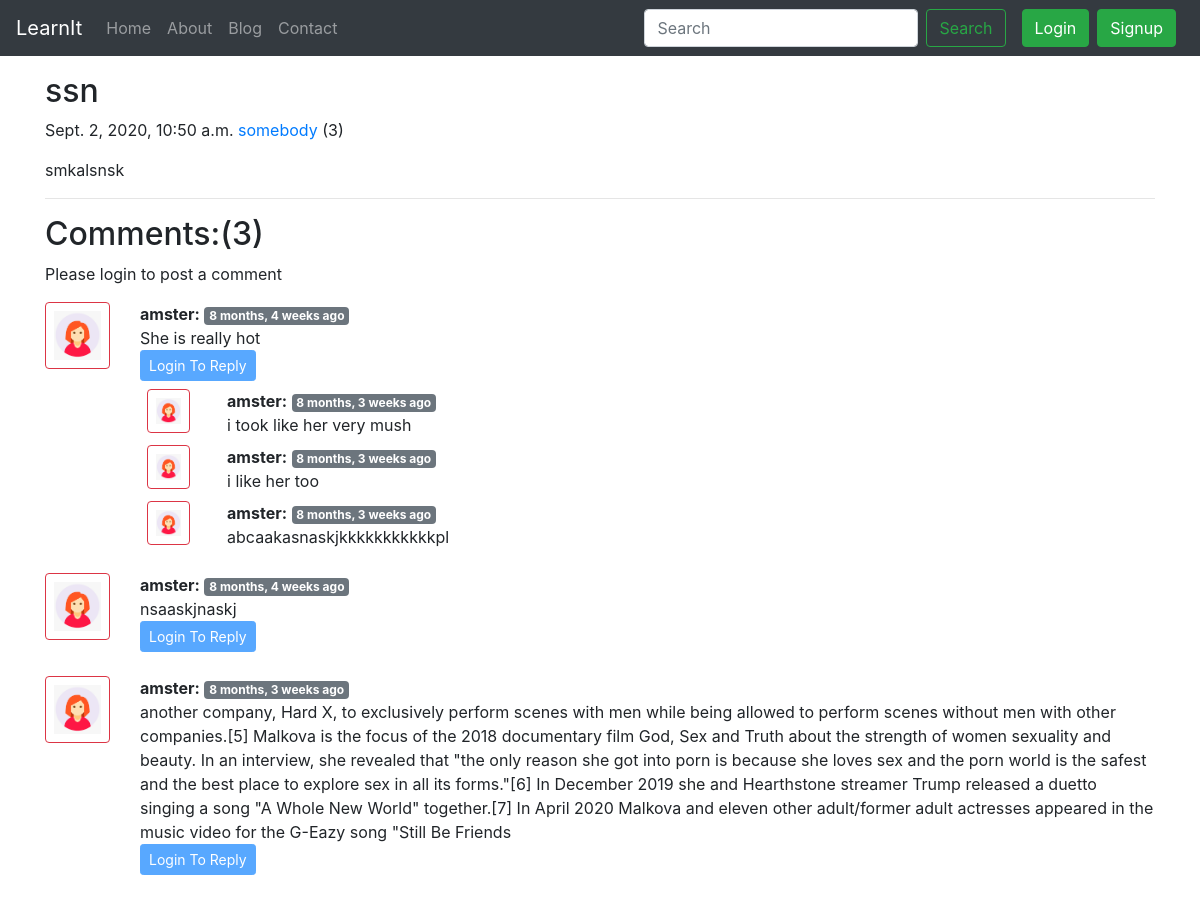
The app's page /blog/horny-mia with its own data.
### blog/models.py (models this page shows, shortened)
class Post(models.Model):
    sno = models.AutoField(primary_key=True)
    title = models.CharField(max_length=100)
    content = models.TextField()
    author = models.CharField(max_length=12)
    slug = models.CharField(max_length=120)
    views = models.IntegerField(default=0)
    timeStamp = models.DateTimeField(blank=True)

class BlogComment(models.Model):
    sno = models.AutoField(primary_key=True)
    comment = models.TextField()
    user = models.ForeignKey(User, on_delete=models.CASCADE)
    post = models.ForeignKey(Post, on_delete=models.CASCADE)
    parent = models.ForeignKey('self', on_delete=models.CASCADE, null=True)
    timeStamp = models.DateTimeField(default=now)

### blog/views.py (the view)
# urls.py: path('<str:slug>', views.blogPost, name='blogPost'),
def blogPost(request, slug):
    post = Post.objects.filter(slug=slug).first()
    post.views = post.views + 1
    post.save()
    comments = BlogComment.objects.filter(post=post, parent=None)
    replies = BlogComment.objects.filter(post=post).exclude(parent=None)
    replyDict = {}
    for reply in replies:
        if reply.parent.sno not in replyDict.keys():
            replyDict[reply.parent.sno] = [reply]
        else:
            replyDict[reply.parent.sno].append(reply)
    context = {'post': post, 'comments': comments,
               'user': request.user, 'replyDict': replyDict}
    return render(request, 'blog/blogPost.html', context)

### blog/templatetags/extras.py (called while the page is built)
@register.filter(name='get_val')
def get_val(dict, key):
    return dict.get(key)

### templates/blog/blogPost.html (shortened to what this page needs)
{% extends 'base.html' %}
{% block body %}
{% load humanize %}
{% load extras %}
<div class="container my-3">
        <h2 class="blog-post-title">{{post.title}}</h2>
        <p class="blog-post-meta">{{post.timeStamp}} <a href="/about">{{post.author}}</a> (<span>{{post.views}}</span>)</p>
        <p>{{post.content|safe}}</p>
        <hr>
      </div>
      <div class="container">
      <h2>Comments:({{comments.count}})</h2>
      <div class="my-2">
      {% if user.is_authenticated %}
         <form action="/blog/postComment" method="post">{% csrf_token %}
  <div class="form-group">
    <label for="exampleInputEmail1"><strong>Comments:</strong></label>
    <input type="text" name="comment" class="form-control" placeholder="Enter your comment">
  </div>
  <input type="hidden" name="postSno" value="{{post.sno}}">
  <input type="hidden" name="postSno" value="">
  <button type="submit" class="btn btn-primary">Submit</button>
</form>
      {% else %}
     <p>Please login to post a comment</p>
      {% endif %}
</div>
{% for comment in comments  %}
  <div class="row my-3">
      <div class="col-md-1">
      <img src="/static/img/user.png" class="rounded mx-auto d-block w-100 p-2 border border-danger" alt="user">
      </div>
      <div class="col-md-11"><b>{{comment.user.username }}:</b> <span class="badge badge-secondary">{{comment.timeStamp|naturaltime}}</span>
      <div>{{comment.comment}}</div>
      <div class="reply mx-0">
      {% if user.is_authenticated %}
      <button class="btn btn-sm btn-primary" type="button" data-toggle="collapse" data-target="#replyBox{{comment.sno}}" aria-expanded="false" aria-controls="replyBox{{comment.sno}}">
    Reply
  </button>
<div class="collapse" id="replyBox{{comment.sno}}">
  <div class="card card-body my-2">
           <form action="/blog/postComment" method="post">{% csrf_token %}
  <div class="form-group">
    <label for="comment"><strong>Reply</strong></label>
    <input type="text" name="comment" class="form-control" placeholder="Enter your comment">
    <input type="hidden" name="parentSno" value="{{comment.sno}}">
  </div>
  <input type="hidden" name="postSno" value="{{post.sno}}">
  <button type="submit" class="btn btn-primary">Submit</button>
</form>
  </div>
</div>
{% else %}
  <button class="btn btn-sm btn-primary" type="button" data-toggle="collapse" data-target="#replyBox{{comment.sno}}" aria-expanded="false" aria-controls="replyBox{{comment.sno}}" disabled>
    Login To Reply
  </button>
{% endif %}
<div class="replies my-2">
{% for reply in replyDict|get_val:comment.sno %}
<div class="row my-2">
<div class="col-md-1">
      <img src="/static/img/user.png" class="rounded mx-auto d-block w-75 p-2 border border-danger" alt="user">
      </div>
      <div class="col-md-11">
      <b>{{reply.user.username }}:</b> <span class="badge badge-secondary">{{reply.timeStamp|naturaltime}}</span>
      <div>{{reply.comment}} <br></div>
      </div>
</div>
{% endfor %}
</div>
      </div>
      </div>
       </div>
{% endfor %}
</div>
{% endblock body %}

### records on screen
Post: title "ssn", timeStamp "Sept. 2, 2020, 10:50 a.m.", author "somebody", views "3", content "smkalsnsk"
BlogComment: user.username "amster", timeStamp "8 months, 4 weeks ago", comment "She is really hot"
BlogComment: user.username "amster", timeStamp "8 months, 3 weeks ago", comment "i took like her very mush"
BlogComment: user.username "amster", timeStamp "8 months, 3 weeks ago", comment "i like her too"
BlogComment: user.username "amster", timeStamp "8 months, 3 weeks ago", comment "abcaakasnaskjkkkkkkkkkkkpl"
BlogComment: user.username "amster", timeStamp "8 months, 4 weeks ago", comment "nsaaskjnaskj"
BlogComment: user.username "amster", timeStamp "8 months, 3 weeks ago", comment "another company, Hard X, to exclusively perform scenes with men while being allowed to perform scenes without men with other companies.[5] Malkova is the focus of the 2018 documentary film God, Sex and Truth about the strength of women sexuality and beauty. In an interview, she revealed that \"the only reason she got into porn is because she loves sex and the porn world is the safest and the best place to explore sex in all its forms.\"[6] In December 2019 she and Hearthstone streamer Trump released a duetto singing a song \"A Whole New World\" together.[7] In April 2020 Malkova and eleven other adult/former adult actresses appeared in the music video for the G-Eazy song \"Still Be Friends"

### other values on screen
{{ comments.count }} "3"
